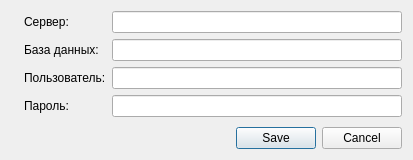
<?xml version="1.0" encoding="UTF-8"?>
<ui version="4.0">
 <class>ConnectionSettingDialog</class>
 <widget class="QDialog" name="ConnectionSettingDialog">
  <property name="geometry">
   <rect>
    <x>0</x>
    <y>0</y>
    <width>413</width>
    <height>160</height>
   </rect>
  </property>
  <property name="windowTitle">
   <string>Настройка подключения</string>
  </property>
  <property name="windowIcon">
   <iconset resource="../resourse.qrc">
    <normaloff>:/Images/databaseserver.png</normaloff>:/Images/databaseserver.png</iconset>
  </property>
  <layout class="QGridLayout" name="gridLayout">
   <item row="0" column="0" alignment="Qt::AlignTop">
    <widget class="QLabel" name="label_5">
     <property name="text">
      <string/>
     </property>
     <property name="pixmap">
      <pixmap>:/Images/databasesettings128.png</pixmap>
     </property>
    </widget>
   </item>
   <item row="0" column="1">
    <layout class="QFormLayout" name="formLayout">
     <item row="0" column="0">
      <widget class="QLabel" name="label">
       <property name="text">
        <string>Сервер:</string>
       </property>
      </widget>
     </item>
     <item row="0" column="1">
      <widget class="QLineEdit" name="lineEditServer"/>
     </item>
     <item row="1" column="0">
      <widget class="QLabel" name="label_2">
       <property name="text">
        <string>База данных:</string>
       </property>
      </widget>
     </item>
     <item row="1" column="1">
      <widget class="QLineEdit" name="lineEditDatabase"/>
     </item>
     <item row="2" column="0">
      <widget class="QLabel" name="label_3">
       <property name="text">
        <string>Пользователь:</string>
       </property>
      </widget>
     </item>
     <item row="2" column="1">
      <widget class="QLineEdit" name="lineEditUser"/>
     </item>
     <item row="3" column="0">
      <widget class="QLabel" name="label_4">
       <property name="text">
        <string>Пароль:</string>
       </property>
      </widget>
     </item>
     <item row="3" column="1">
      <widget class="QLineEdit" name="lineEditPassword"/>
     </item>
    </layout>
   </item>
   <item row="1" column="1">
    <widget class="QDialogButtonBox" name="buttonBox">
     <property name="orientation">
      <enum>Qt::Horizontal</enum>
     </property>
     <property name="standardButtons">
      <set>QDialogButtonBox::Cancel|QDialogButtonBox::Save</set>
     </property>
    </widget>
   </item>
  </layout>
 </widget>
 <resources>
  <include location="../resourse.qrc"/>
 </resources>
 <connections>
  <connection>
   <sender>buttonBox</sender>
   <signal>accepted()</signal>
   <receiver>ConnectionSettingDialog</receiver>
   <slot>accept()</slot>
   <hints>
    <hint type="sourcelabel">
     <x>248</x>
     <y>254</y>
    </hint>
    <hint type="destinationlabel">
     <x>157</x>
     <y>274</y>
    </hint>
   </hints>
  </connection>
  <connection>
   <sender>buttonBox</sender>
   <signal>rejected()</signal>
   <receiver>ConnectionSettingDialog</receiver>
   <slot>reject()</slot>
   <hints>
    <hint type="sourcelabel">
     <x>316</x>
     <y>260</y>
    </hint>
    <hint type="destinationlabel">
     <x>286</x>
     <y>274</y>
    </hint>
   </hints>
  </connection>
 </connections>
</ui>
